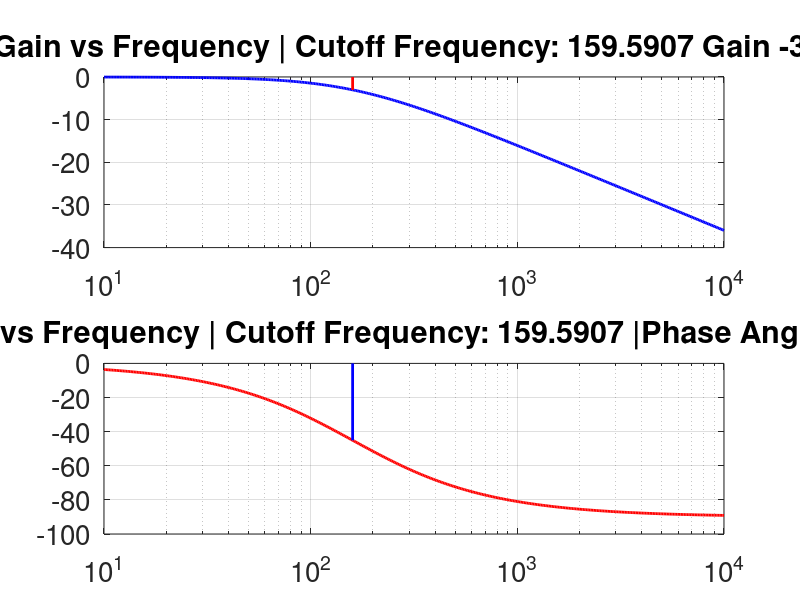

Here is the MATLAB script that generated this plot:
F = logspace(1, 4, 400);
R = 100;
C = 10E-6;
w = 2 * pi * F;
Zc = 1 ./ (j .* w .* C);
A = abs(1 ./ (j .* w .* R .* C + 1));
AdB = 20 * log10(A);
ph = angle(1 ./ (j .* w .* R .* C + 1)).*180/pi;
minD = @(A, d) find(min(abs(A - d)) == abs(A - d));

FcInd = minD(AdB, -3) % Find index for closest point to -3 dB
F(FcInd) % Frequency CutOff
AdB(FcInd) % Closest point to -3 dB
ph(FcInd) % Phase angle at -3 dB

close

subplot(2, 1, 1);
semilogx(F, AdB, 'color', 'b', 'linewidth', 2)
line([F(FcInd),F(FcInd)], [0, AdB(FcInd)], 'color', 'r', 'linewidth', 2);
grid on
set(gca, 'fontsize', 20)
TitledB = sprintf('dB Gain vs Frequency | Cutoff Frequency: %s Gain %s',...
    num2str(F(FcInd)), num2str(AdB(FcInd)))
title(TitledB)

subplot(2, 1, 2);
semilogx(F, ph, 'color', 'r', 'linewidth', 2);
line([F(FcInd),F(FcInd)], [0, ph(FcInd)], 'color', 'b', 'linewidth', 2);
grid on
set(gca, 'fontsize', 20)
Titleph = sprintf('dB Gain vs Frequency | Cutoff Frequency: %s |Phase Angle %s',...
    num2str(F(FcInd)), num2str(ph(FcInd)))
title(Titleph)
